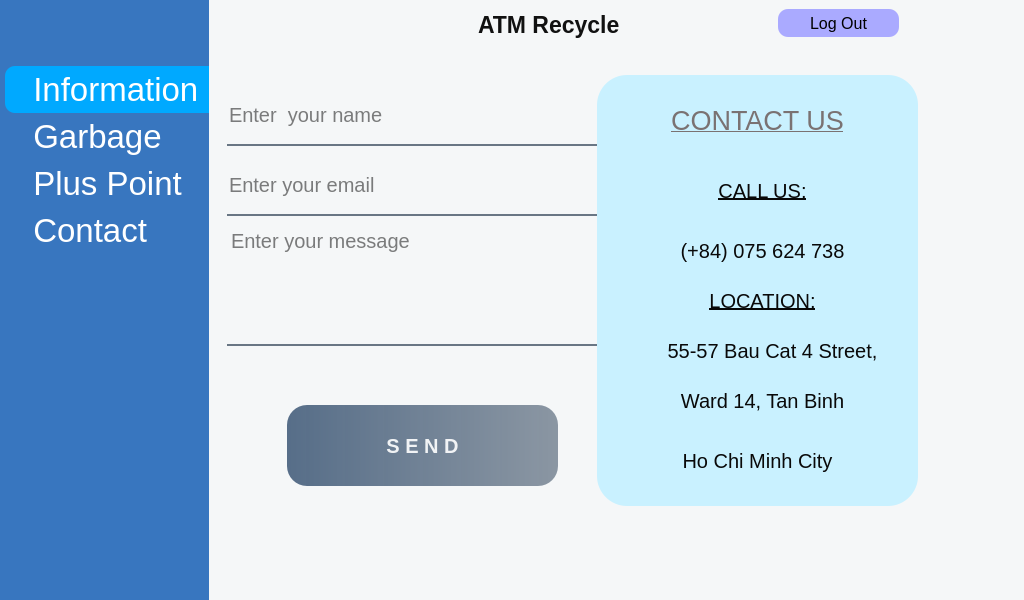
<?xml version="1.0" encoding="UTF-8"?>
<ui version="4.0">
 <class>MainWindow</class>
 <widget class="QMainWindow" name="MainWindow">
  <property name="geometry">
   <rect>
    <x>0</x>
    <y>0</y>
    <width>1024</width>
    <height>600</height>
   </rect>
  </property>
  <property name="font">
   <font>
    <pointsize>12</pointsize>
   </font>
  </property>
  <property name="windowTitle">
   <string>MainWindow</string>
  </property>
  <property name="styleSheet">
   <string notr="true">*{
	border:none;
	background-color:transparent;
	background:none;
	padding:0;
	margin:0;
	color:#fff;
}

#centralwidget{
	background-color:#F5F7F8;
}

#LeftmenuSubContainer{
	background-color:#3876BF;
}

#LeftmenuSubContainer QPushButton{
	text-align:left;
	padding:5px 10px;
	border-top-left-radius:10px;
	border-bottom-left-radius:10px;
}</string>
  </property>
  <widget class="QWidget" name="centralwidget">
   <layout class="QHBoxLayout" name="horizontalLayout" stretch="0,0">
    <property name="spacing">
     <number>0</number>
    </property>
    <property name="leftMargin">
     <number>0</number>
    </property>
    <property name="topMargin">
     <number>0</number>
    </property>
    <property name="rightMargin">
     <number>0</number>
    </property>
    <property name="bottomMargin">
     <number>0</number>
    </property>
    <item alignment="Qt::AlignLeft">
     <widget class="QWidget" name="LeftmenuContainer" native="true">
      <layout class="QVBoxLayout" name="verticalLayout" stretch="0">
       <property name="spacing">
        <number>0</number>
       </property>
       <property name="leftMargin">
        <number>0</number>
       </property>
       <property name="topMargin">
        <number>0</number>
       </property>
       <property name="rightMargin">
        <number>0</number>
       </property>
       <property name="bottomMargin">
        <number>0</number>
       </property>
       <item>
        <widget class="QWidget" name="LeftmenuSubContainer" native="true">
         <layout class="QVBoxLayout" name="verticalLayout_2">
          <property name="spacing">
           <number>0</number>
          </property>
          <property name="leftMargin">
           <number>5</number>
          </property>
          <property name="topMargin">
           <number>0</number>
          </property>
          <property name="rightMargin">
           <number>0</number>
          </property>
          <property name="bottomMargin">
           <number>0</number>
          </property>
          <item alignment="Qt::AlignTop">
           <widget class="QFrame" name="frame">
            <property name="frameShape">
             <enum>QFrame::StyledPanel</enum>
            </property>
            <property name="frameShadow">
             <enum>QFrame::Raised</enum>
            </property>
            <layout class="QHBoxLayout" name="horizontalLayout_2">
             <property name="spacing">
              <number>0</number>
             </property>
             <property name="leftMargin">
              <number>0</number>
             </property>
             <property name="topMargin">
              <number>0</number>
             </property>
             <property name="rightMargin">
              <number>0</number>
             </property>
             <property name="bottomMargin">
              <number>0</number>
             </property>
             <item>
              <widget class="QPushButton" name="MenuBtn">
               <property name="font">
                <font>
                 <pointsize>20</pointsize>
                </font>
               </property>
               <property name="toolTip">
                <string>Menu</string>
               </property>
               <property name="text">
                <string/>
               </property>
               <property name="icon">
                <iconset>
                 <normaloff>:/icons/icons/align-justify.svg</normaloff>:/icons/icons/align-justify.svg</iconset>
               </property>
               <property name="iconSize">
                <size>
                 <width>37</width>
                 <height>37</height>
                </size>
               </property>
              </widget>
             </item>
            </layout>
           </widget>
          </item>
          <item alignment="Qt::AlignTop">
           <widget class="QFrame" name="frame_2">
            <property name="sizePolicy">
             <sizepolicy hsizetype="Preferred" vsizetype="Expanding">
              <horstretch>0</horstretch>
              <verstretch>0</verstretch>
             </sizepolicy>
            </property>
            <property name="font">
             <font>
              <pointsize>12</pointsize>
             </font>
            </property>
            <property name="frameShape">
             <enum>QFrame::StyledPanel</enum>
            </property>
            <property name="frameShadow">
             <enum>QFrame::Raised</enum>
            </property>
            <layout class="QVBoxLayout" name="verticalLayout_4">
             <property name="spacing">
              <number>0</number>
             </property>
             <property name="leftMargin">
              <number>0</number>
             </property>
             <property name="topMargin">
              <number>25</number>
             </property>
             <property name="rightMargin">
              <number>0</number>
             </property>
             <property name="bottomMargin">
              <number>10</number>
             </property>
             <item>
              <widget class="QPushButton" name="InformationBtn">
               <property name="sizePolicy">
                <sizepolicy hsizetype="Minimum" vsizetype="Fixed">
                 <horstretch>0</horstretch>
                 <verstretch>0</verstretch>
                </sizepolicy>
               </property>
               <property name="font">
                <font>
                 <pointsize>25</pointsize>
                </font>
               </property>
               <property name="toolTip">
                <string>Information</string>
               </property>
               <property name="styleSheet">
                <string notr="true">background-color:#00A9FF;</string>
               </property>
               <property name="text">
                <string>  Information</string>
               </property>
               <property name="icon">
                <iconset>
                 <normaloff>:/icons/icons/user-check.svg</normaloff>:/icons/icons/user-check.svg</iconset>
               </property>
               <property name="iconSize">
                <size>
                 <width>32</width>
                 <height>32</height>
                </size>
               </property>
              </widget>
             </item>
             <item>
              <widget class="QPushButton" name="GarbageBtn">
               <property name="font">
                <font>
                 <pointsize>25</pointsize>
                </font>
               </property>
               <property name="toolTip">
                <string>Garbage</string>
               </property>
               <property name="text">
                <string>  Garbage</string>
               </property>
               <property name="icon">
                <iconset>
                 <normaloff>:/icons/icons/bin-garbage.png</normaloff>:/icons/icons/bin-garbage.png</iconset>
               </property>
               <property name="iconSize">
                <size>
                 <width>37</width>
                 <height>37</height>
                </size>
               </property>
              </widget>
             </item>
             <item>
              <widget class="QPushButton" name="PlusPointBtn">
               <property name="font">
                <font>
                 <pointsize>25</pointsize>
                </font>
               </property>
               <property name="toolTip">
                <string>Plus Point</string>
               </property>
               <property name="text">
                <string>  Plus Point</string>
               </property>
               <property name="icon">
                <iconset>
                 <normaloff>:/icons/icons/user-plus.svg</normaloff>:/icons/icons/user-plus.svg</iconset>
               </property>
               <property name="iconSize">
                <size>
                 <width>32</width>
                 <height>32</height>
                </size>
               </property>
              </widget>
             </item>
             <item>
              <widget class="QPushButton" name="ContactBtn">
               <property name="font">
                <font>
                 <pointsize>25</pointsize>
                </font>
               </property>
               <property name="toolTip">
                <string>Contact</string>
               </property>
               <property name="text">
                <string>  Contact</string>
               </property>
               <property name="icon">
                <iconset>
                 <normaloff>:/icons/icons/phone-call.svg</normaloff>:/icons/icons/phone-call.svg</iconset>
               </property>
               <property name="iconSize">
                <size>
                 <width>32</width>
                 <height>32</height>
                </size>
               </property>
              </widget>
             </item>
            </layout>
           </widget>
          </item>
          <item>
           <spacer name="verticalSpacer">
            <property name="orientation">
             <enum>Qt::Vertical</enum>
            </property>
            <property name="sizeHint" stdset="0">
             <size>
              <width>20</width>
              <height>40</height>
             </size>
            </property>
           </spacer>
          </item>
         </layout>
        </widget>
       </item>
      </layout>
     </widget>
    </item>
    <item>
     <widget class="QWidget" name="MainbodyContainer" native="true">
      <property name="sizePolicy">
       <sizepolicy hsizetype="Expanding" vsizetype="Preferred">
        <horstretch>0</horstretch>
        <verstretch>0</verstretch>
       </sizepolicy>
      </property>
      <property name="styleSheet">
       <string notr="true"/>
      </property>
      <layout class="QVBoxLayout" name="verticalLayout_3" stretch="1,13">
       <item>
        <widget class="QWidget" name="Header" native="true">
         <widget class="QLabel" name="label">
          <property name="geometry">
           <rect>
            <x>260</x>
            <y>-10</y>
            <width>231</width>
            <height>51</height>
           </rect>
          </property>
          <property name="font">
           <font>
            <pointsize>17</pointsize>
            <weight>75</weight>
            <bold>true</bold>
           </font>
          </property>
          <property name="layoutDirection">
           <enum>Qt::LeftToRight</enum>
          </property>
          <property name="styleSheet">
           <string notr="true">color: rgb(17, 17, 17);</string>
          </property>
          <property name="text">
           <string>ATM Recycle</string>
          </property>
         </widget>
         <widget class="QPushButton" name="pushButton">
          <property name="geometry">
           <rect>
            <x>1440</x>
            <y>10</y>
            <width>93</width>
            <height>61</height>
           </rect>
          </property>
          <property name="text">
           <string/>
          </property>
          <property name="icon">
           <iconset>
            <normaloff>:/icons/icons/close.png</normaloff>:/icons/icons/close.png</iconset>
          </property>
          <property name="iconSize">
           <size>
            <width>42</width>
            <height>42</height>
           </size>
          </property>
         </widget>
         <widget class="QPushButton" name="pushButton_4">
          <property name="geometry">
           <rect>
            <x>560</x>
            <y>0</y>
            <width>121</width>
            <height>28</height>
           </rect>
          </property>
          <property name="font">
           <font>
            <pointsize>12</pointsize>
           </font>
          </property>
          <property name="styleSheet">
           <string notr="true">color: rgb(0, 0, 0);
background-color: rgb(170, 170, 255);
border-radius:10px;</string>
          </property>
          <property name="text">
           <string>Log Out</string>
          </property>
         </widget>
        </widget>
       </item>
       <item>
        <widget class="QStackedWidget" name="Page_Widget">
         <property name="currentIndex">
          <number>3</number>
         </property>
         <widget class="QWidget" name="Page_Information">
          <layout class="QHBoxLayout" name="horizontalLayout_3">
           <item>
            <widget class="QFrame" name="Information">
             <property name="frameShape">
              <enum>QFrame::StyledPanel</enum>
             </property>
             <property name="frameShadow">
              <enum>QFrame::Raised</enum>
             </property>
             <widget class="QLabel" name="Name">
              <property name="geometry">
               <rect>
                <x>10</x>
                <y>10</y>
                <width>91</width>
                <height>41</height>
               </rect>
              </property>
              <property name="font">
               <font>
                <pointsize>15</pointsize>
               </font>
              </property>
              <property name="styleSheet">
               <string notr="true">color: rgb(2, 2, 2);</string>
              </property>
              <property name="text">
               <string>Name:</string>
              </property>
             </widget>
             <widget class="QLabel" name="ID">
              <property name="geometry">
               <rect>
                <x>0</x>
                <y>200</y>
                <width>91</width>
                <height>31</height>
               </rect>
              </property>
              <property name="font">
               <font>
                <pointsize>15</pointsize>
               </font>
              </property>
              <property name="styleSheet">
               <string notr="true">color: rgb(2, 2, 2);</string>
              </property>
              <property name="text">
               <string>  ID  : </string>
              </property>
             </widget>
             <widget class="QLabel" name="Point">
              <property name="geometry">
               <rect>
                <x>10</x>
                <y>300</y>
                <width>81</width>
                <height>41</height>
               </rect>
              </property>
              <property name="font">
               <font>
                <pointsize>15</pointsize>
               </font>
              </property>
              <property name="styleSheet">
               <string notr="true">color: rgb(2, 2, 2);</string>
              </property>
              <property name="text">
               <string>Point:</string>
              </property>
             </widget>
             <widget class="QLabel" name="Team">
              <property name="geometry">
               <rect>
                <x>10</x>
                <y>100</y>
                <width>91</width>
                <height>51</height>
               </rect>
              </property>
              <property name="font">
               <font>
                <pointsize>15</pointsize>
               </font>
              </property>
              <property name="styleSheet">
               <string notr="true">color: rgb(2, 2, 2);</string>
              </property>
              <property name="text">
               <string>Team: </string>
              </property>
             </widget>
             <widget class="QLineEdit" name="Name_line">
              <property name="geometry">
               <rect>
                <x>90</x>
                <y>10</y>
                <width>621</width>
                <height>51</height>
               </rect>
              </property>
              <property name="font">
               <font>
                <pointsize>15</pointsize>
               </font>
              </property>
              <property name="styleSheet">
               <string notr="true">background-color: rgba(0, 0, 0, 0);
border: none;
border-bottom: 2px solid rgba(105,118,132,255);
color: rgb(0, 0, 0);
padding-bottom: 10px;</string>
              </property>
             </widget>
             <widget class="QLineEdit" name="Team_line">
              <property name="geometry">
               <rect>
                <x>90</x>
                <y>100</y>
                <width>621</width>
                <height>51</height>
               </rect>
              </property>
              <property name="font">
               <font>
                <pointsize>15</pointsize>
               </font>
              </property>
              <property name="styleSheet">
               <string notr="true">background-color: rgba(0, 0, 0, 0);
border: none;
border-bottom: 2px solid rgba(105,118,132,255);
color: rgb(0, 0, 0);
padding-bottom: 10px;</string>
              </property>
             </widget>
             <widget class="QLineEdit" name="ID_line">
              <property name="geometry">
               <rect>
                <x>90</x>
                <y>190</y>
                <width>621</width>
                <height>51</height>
               </rect>
              </property>
              <property name="font">
               <font>
                <pointsize>15</pointsize>
               </font>
              </property>
              <property name="styleSheet">
               <string notr="true">background-color: rgba(0, 0, 0, 0);
border: none;
border-bottom: 2px solid rgba(105,118,132,255);
color: rgb(0, 0, 0);
padding-bottom: 10px;</string>
              </property>
             </widget>
             <widget class="QLineEdit" name="Point_line">
              <property name="geometry">
               <rect>
                <x>90</x>
                <y>290</y>
                <width>621</width>
                <height>51</height>
               </rect>
              </property>
              <property name="font">
               <font>
                <pointsize>15</pointsize>
               </font>
              </property>
              <property name="styleSheet">
               <string notr="true">background-color: rgba(0, 0, 0, 0);
border: none;
border-bottom: 2px solid rgba(105,118,132,255);
color: rgb(0, 0, 0);
padding-bottom: 10px;</string>
              </property>
             </widget>
            </widget>
           </item>
          </layout>
         </widget>
         <widget class="QWidget" name="Page_Garbage">
          <layout class="QVBoxLayout" name="verticalLayout_5" stretch="2,1">
           <item>
            <widget class="QFrame" name="infor_garbage">
             <property name="frameShape">
              <enum>QFrame::StyledPanel</enum>
             </property>
             <property name="frameShadow">
              <enum>QFrame::Raised</enum>
             </property>
             <layout class="QHBoxLayout" name="horizontalLayout_4" stretch="0">
              <item>
               <widget class="QFrame" name="frame_5">
                <property name="frameShape">
                 <enum>QFrame::StyledPanel</enum>
                </property>
                <property name="frameShadow">
                 <enum>QFrame::Raised</enum>
                </property>
                <widget class="QLabel" name="label_door">
                 <property name="geometry">
                  <rect>
                   <x>30</x>
                   <y>20</y>
                   <width>71</width>
                   <height>51</height>
                  </rect>
                 </property>
                 <property name="font">
                  <font>
                   <pointsize>15</pointsize>
                  </font>
                 </property>
                 <property name="styleSheet">
                  <string notr="true">color: rgb(15, 15, 15);</string>
                 </property>
                 <property name="text">
                  <string>Door:</string>
                 </property>
                </widget>
                <widget class="QLineEdit" name="lineEdit_door">
                 <property name="geometry">
                  <rect>
                   <x>260</x>
                   <y>20</y>
                   <width>271</width>
                   <height>91</height>
                  </rect>
                 </property>
                 <property name="font">
                  <font>
                   <pointsize>15</pointsize>
                  </font>
                 </property>
                 <property name="styleSheet">
                  <string notr="true">color: rgb(11, 11, 11);</string>
                 </property>
                 <property name="text">
                  <string>              OPEN</string>
                 </property>
                </widget>
                <widget class="QLabel" name="label_garbage">
                 <property name="geometry">
                  <rect>
                   <x>10</x>
                   <y>200</y>
                   <width>131</width>
                   <height>51</height>
                  </rect>
                 </property>
                 <property name="font">
                  <font>
                   <pointsize>15</pointsize>
                  </font>
                 </property>
                 <property name="styleSheet">
                  <string notr="true">color: rgb(15, 15, 15);</string>
                 </property>
                 <property name="text">
                  <string>Garbage:</string>
                 </property>
                </widget>
                <widget class="QLineEdit" name="lineEdit_garbage">
                 <property name="geometry">
                  <rect>
                   <x>220</x>
                   <y>180</y>
                   <width>381</width>
                   <height>91</height>
                  </rect>
                 </property>
                 <property name="font">
                  <font>
                   <pointsize>15</pointsize>
                  </font>
                 </property>
                 <property name="styleSheet">
                  <string notr="true">color: rgb(11, 11, 11);</string>
                 </property>
                 <property name="text">
                  <string>                plastic bottles</string>
                 </property>
                </widget>
                <widget class="QLabel" name="label_point">
                 <property name="geometry">
                  <rect>
                   <x>20</x>
                   <y>380</y>
                   <width>131</width>
                   <height>51</height>
                  </rect>
                 </property>
                 <property name="font">
                  <font>
                   <pointsize>15</pointsize>
                  </font>
                 </property>
                 <property name="styleSheet">
                  <string notr="true">color: rgb(15, 15, 15);</string>
                 </property>
                 <property name="text">
                  <string>Point:</string>
                 </property>
                </widget>
                <widget class="QLineEdit" name="lineEdit_point">
                 <property name="geometry">
                  <rect>
                   <x>50</x>
                   <y>460</y>
                   <width>381</width>
                   <height>91</height>
                  </rect>
                 </property>
                 <property name="font">
                  <font>
                   <pointsize>15</pointsize>
                  </font>
                 </property>
                 <property name="styleSheet">
                  <string notr="true">color: rgb(11, 11, 11);</string>
                 </property>
                 <property name="text">
                  <string>                       +1</string>
                 </property>
                </widget>
               </widget>
              </item>
             </layout>
            </widget>
           </item>
           <item>
            <widget class="QFrame" name="frame_btn">
             <property name="frameShape">
              <enum>QFrame::StyledPanel</enum>
             </property>
             <property name="frameShadow">
              <enum>QFrame::Raised</enum>
             </property>
             <widget class="QPushButton" name="open_closeBtn">
              <property name="geometry">
               <rect>
                <x>20</x>
                <y>20</y>
                <width>231</width>
                <height>121</height>
               </rect>
              </property>
              <property name="font">
               <font>
                <pointsize>20</pointsize>
                <weight>75</weight>
                <bold>true</bold>
               </font>
              </property>
              <property name="styleSheet">
               <string notr="true">color: rgb(2, 2, 2);
background-color: rgb(190, 230, 255);</string>
              </property>
              <property name="text">
               <string>Open/Close</string>
              </property>
             </widget>
             <widget class="QPushButton" name="RejectBtn">
              <property name="geometry">
               <rect>
                <x>370</x>
                <y>20</y>
                <width>231</width>
                <height>121</height>
               </rect>
              </property>
              <property name="font">
               <font>
                <pointsize>20</pointsize>
                <weight>75</weight>
                <bold>true</bold>
               </font>
              </property>
              <property name="styleSheet">
               <string notr="true">color: rgb(2, 2, 2);
background-color: rgb(190, 230, 255);</string>
              </property>
              <property name="text">
               <string>Reject</string>
              </property>
             </widget>
            </widget>
           </item>
          </layout>
         </widget>
         <widget class="QWidget" name="Page_PlusPoint">
          <layout class="QHBoxLayout" name="horizontalLayout_5">
           <item>
            <widget class="QFrame" name="frame_7">
             <property name="frameShape">
              <enum>QFrame::StyledPanel</enum>
             </property>
             <property name="frameShadow">
              <enum>QFrame::Raised</enum>
             </property>
             <layout class="QVBoxLayout" name="verticalLayout_7">
              <item>
               <widget class="QFrame" name="frame_8">
                <property name="frameShape">
                 <enum>QFrame::StyledPanel</enum>
                </property>
                <property name="frameShadow">
                 <enum>QFrame::Raised</enum>
                </property>
                <widget class="QLabel" name="label_7">
                 <property name="geometry">
                  <rect>
                   <x>0</x>
                   <y>10</y>
                   <width>171</width>
                   <height>51</height>
                  </rect>
                 </property>
                 <property name="font">
                  <font>
                   <pointsize>15</pointsize>
                   <underline>false</underline>
                  </font>
                 </property>
                 <property name="styleSheet">
                  <string notr="true">color: rgb(9, 9, 9);</string>
                 </property>
                 <property name="text">
                  <string>POINTS:</string>
                 </property>
                 <property name="alignment">
                  <set>Qt::AlignCenter</set>
                 </property>
                </widget>
                <widget class="QLineEdit" name="lineEdit">
                 <property name="geometry">
                  <rect>
                   <x>180</x>
                   <y>90</y>
                   <width>301</width>
                   <height>51</height>
                  </rect>
                 </property>
                 <property name="styleSheet">
                  <string notr="true">background-color: rgba(0, 0, 0, 0);
border: none;
border-bottom: 2px solid rgba(105,118,132,255);
color: rgb(0, 0, 0);
padding-bottom: 10px;</string>
                 </property>
                </widget>
               </widget>
              </item>
              <item>
               <widget class="QFrame" name="frame_9">
                <property name="frameShape">
                 <enum>QFrame::StyledPanel</enum>
                </property>
                <property name="frameShadow">
                 <enum>QFrame::Raised</enum>
                </property>
                <widget class="QPushButton" name="pushButton_3">
                 <property name="geometry">
                  <rect>
                   <x>150</x>
                   <y>70</y>
                   <width>341</width>
                   <height>101</height>
                  </rect>
                 </property>
                 <property name="font">
                  <font>
                   <pointsize>15</pointsize>
                  </font>
                 </property>
                 <property name="styleSheet">
                  <string notr="true">color: rgb(9, 9, 9);
border-radius: 20px;
background-color: rgb(255, 187, 187);</string>
                 </property>
                 <property name="text">
                  <string>C H A N G E   P O I N T</string>
                 </property>
                </widget>
               </widget>
              </item>
             </layout>
            </widget>
           </item>
          </layout>
         </widget>
         <widget class="QWidget" name="Page_Contact">
          <layout class="QVBoxLayout" name="verticalLayout_6" stretch="0">
           <item>
            <widget class="QFrame" name="frame_3">
             <property name="frameShape">
              <enum>QFrame::StyledPanel</enum>
             </property>
             <property name="frameShadow">
              <enum>QFrame::Raised</enum>
             </property>
             <widget class="QPushButton" name="pushButton_2">
              <property name="geometry">
               <rect>
                <x>60</x>
                <y>340</y>
                <width>271</width>
                <height>81</height>
               </rect>
              </property>
              <property name="font">
               <font>
                <pointsize>15</pointsize>
                <weight>75</weight>
                <bold>true</bold>
               </font>
              </property>
              <property name="styleSheet">
               <string notr="true">QPushButton#pushButton_2{
	
	background-color: qlineargradient(spread:reflect, x1:0, y1:0, x2:1, y2:0, stop:0 rgba(60, 87, 118, 219), stop:1 rgba(125, 138, 152, 226));
	color: rgba(255,255,255,230);
	border-radius: 20px;
}
QPushButton#pushButton_2:hover{
	
	background-color: qlineargradient(spread:reflect, x1:0, y1:0, x2:1, y2:0, stop:0 rgba(80, 107, 138, 219), stop:1 rgba(145, 158, 152, 226));
}
QPushButton#pushButton_2:pressed{
	padding-left: 5px;
	padding-top: 5px;
	background-color: (105,118,132,200);
}
</string>
              </property>
              <property name="text">
               <string>S E N D</string>
              </property>
             </widget>
             <widget class="QTextEdit" name="textEdit">
              <property name="geometry">
               <rect>
                <x>0</x>
                <y>160</y>
                <width>371</width>
                <height>121</height>
               </rect>
              </property>
              <property name="font">
               <font>
                <pointsize>15</pointsize>
               </font>
              </property>
              <property name="styleSheet">
               <string notr="true">background-color: rgba(0, 0, 0, 0);
border: none;
border-bottom: 2px solid rgba(105,118,132,255);
color: rgb(0, 0, 0);
padding-bottom: 10px;</string>
              </property>
              <property name="html">
               <string>&lt;!DOCTYPE HTML PUBLIC &quot;-//W3C//DTD HTML 4.0//EN&quot; &quot;http://www.w3.org/TR/REC-html40/strict.dtd&quot;&gt;
&lt;html&gt;&lt;head&gt;&lt;meta name=&quot;qrichtext&quot; content=&quot;1&quot; /&gt;&lt;style type=&quot;text/css&quot;&gt;
p, li { white-space: pre-wrap; }
&lt;/style&gt;&lt;/head&gt;&lt;body style=&quot; font-family:'MS Shell Dlg 2'; font-size:15pt; font-weight:400; font-style:normal;&quot;&gt;
&lt;p style=&quot;-qt-paragraph-type:empty; margin-top:0px; margin-bottom:0px; margin-left:0px; margin-right:0px; -qt-block-indent:0; text-indent:0px; font-size:8.25pt;&quot;&gt;&lt;br /&gt;&lt;/p&gt;&lt;/body&gt;&lt;/html&gt;</string>
              </property>
              <property name="placeholderText">
               <string>Enter your message</string>
              </property>
             </widget>
             <widget class="QLineEdit" name="Name_line_3">
              <property name="geometry">
               <rect>
                <x>0</x>
                <y>100</y>
                <width>371</width>
                <height>51</height>
               </rect>
              </property>
              <property name="font">
               <font>
                <pointsize>15</pointsize>
               </font>
              </property>
              <property name="styleSheet">
               <string notr="true">background-color: rgba(0, 0, 0, 0);
border: none;
border-bottom: 2px solid rgba(105,118,132,255);
color: rgb(0, 0, 0);
padding-bottom: 10px;</string>
              </property>
              <property name="placeholderText">
               <string>Enter your email </string>
              </property>
             </widget>
             <widget class="QLineEdit" name="Name_line_2">
              <property name="geometry">
               <rect>
                <x>0</x>
                <y>30</y>
                <width>371</width>
                <height>51</height>
               </rect>
              </property>
              <property name="font">
               <font>
                <pointsize>15</pointsize>
               </font>
              </property>
              <property name="styleSheet">
               <string notr="true">background-color: rgba(0, 0, 0, 0);
border: none;
border-bottom: 2px solid rgba(105,118,132,255);
color: rgb(0, 0, 0);
padding-bottom: 10px;</string>
              </property>
              <property name="placeholderText">
               <string>Enter  your name</string>
              </property>
             </widget>
             <widget class="QFrame" name="frame_4">
              <property name="geometry">
               <rect>
                <x>370</x>
                <y>10</y>
                <width>321</width>
                <height>431</height>
               </rect>
              </property>
              <property name="styleSheet">
               <string notr="true">background-color: rgb(201, 241, 255);
border-radius: 30px;</string>
              </property>
              <property name="frameShape">
               <enum>QFrame::StyledPanel</enum>
              </property>
              <property name="frameShadow">
               <enum>QFrame::Raised</enum>
              </property>
              <widget class="QLabel" name="label_2">
               <property name="geometry">
                <rect>
                 <x>40</x>
                 <y>0</y>
                 <width>241</width>
                 <height>91</height>
                </rect>
               </property>
               <property name="font">
                <font>
                 <pointsize>20</pointsize>
                 <weight>50</weight>
                 <italic>false</italic>
                 <bold>false</bold>
                 <underline>true</underline>
                </font>
               </property>
               <property name="styleSheet">
                <string notr="true">color: rgb(122, 114, 114);</string>
               </property>
               <property name="text">
                <string>CONTACT US</string>
               </property>
               <property name="alignment">
                <set>Qt::AlignCenter</set>
               </property>
              </widget>
              <widget class="QLabel" name="label_3">
               <property name="geometry">
                <rect>
                 <x>-10</x>
                 <y>140</y>
                 <width>351</width>
                 <height>71</height>
                </rect>
               </property>
               <property name="font">
                <font>
                 <pointsize>15</pointsize>
                </font>
               </property>
               <property name="styleSheet">
                <string notr="true">color: rgb(9, 9, 9);</string>
               </property>
               <property name="text">
                <string>(+84) 075 624 738</string>
               </property>
               <property name="alignment">
                <set>Qt::AlignCenter</set>
               </property>
              </widget>
              <widget class="QLabel" name="label_4">
               <property name="geometry">
                <rect>
                 <x>-10</x>
                 <y>90</y>
                 <width>351</width>
                 <height>51</height>
                </rect>
               </property>
               <property name="font">
                <font>
                 <pointsize>15</pointsize>
                 <underline>true</underline>
                </font>
               </property>
               <property name="styleSheet">
                <string notr="true">color: rgb(9, 9, 9);</string>
               </property>
               <property name="text">
                <string>CALL US:</string>
               </property>
               <property name="alignment">
                <set>Qt::AlignCenter</set>
               </property>
              </widget>
              <widget class="QLabel" name="label_5">
               <property name="geometry">
                <rect>
                 <x>30</x>
                 <y>240</y>
                 <width>291</width>
                 <height>71</height>
                </rect>
               </property>
               <property name="font">
                <font>
                 <pointsize>15</pointsize>
                </font>
               </property>
               <property name="styleSheet">
                <string notr="true">color: rgb(9, 9, 9);</string>
               </property>
               <property name="text">
                <string>55-57 Bau Cat 4 Street,</string>
               </property>
               <property name="alignment">
                <set>Qt::AlignCenter</set>
               </property>
              </widget>
              <widget class="QLabel" name="label_6">
               <property name="geometry">
                <rect>
                 <x>-10</x>
                 <y>200</y>
                 <width>351</width>
                 <height>51</height>
                </rect>
               </property>
               <property name="font">
                <font>
                 <pointsize>15</pointsize>
                 <underline>true</underline>
                </font>
               </property>
               <property name="styleSheet">
                <string notr="true">color: rgb(9, 9, 9);</string>
               </property>
               <property name="text">
                <string>LOCATION:</string>
               </property>
               <property name="alignment">
                <set>Qt::AlignCenter</set>
               </property>
              </widget>
              <widget class="QLabel" name="label_8">
               <property name="geometry">
                <rect>
                 <x>10</x>
                 <y>290</y>
                 <width>311</width>
                 <height>71</height>
                </rect>
               </property>
               <property name="font">
                <font>
                 <pointsize>15</pointsize>
                </font>
               </property>
               <property name="styleSheet">
                <string notr="true">color: rgb(9, 9, 9);</string>
               </property>
               <property name="text">
                <string>Ward 14, Tan Binh</string>
               </property>
               <property name="alignment">
                <set>Qt::AlignCenter</set>
               </property>
              </widget>
              <widget class="QLabel" name="label_9">
               <property name="geometry">
                <rect>
                 <x>20</x>
                 <y>350</y>
                 <width>281</width>
                 <height>71</height>
                </rect>
               </property>
               <property name="font">
                <font>
                 <pointsize>15</pointsize>
                </font>
               </property>
               <property name="styleSheet">
                <string notr="true">color: rgb(9, 9, 9);</string>
               </property>
               <property name="text">
                <string>Ho Chi Minh City</string>
               </property>
               <property name="alignment">
                <set>Qt::AlignCenter</set>
               </property>
              </widget>
             </widget>
            </widget>
           </item>
          </layout>
         </widget>
        </widget>
       </item>
      </layout>
     </widget>
    </item>
   </layout>
  </widget>
 </widget>
 <resources>
  <include location="rec_main.qrc"/>
 </resources>
 <connections/>
</ui>
